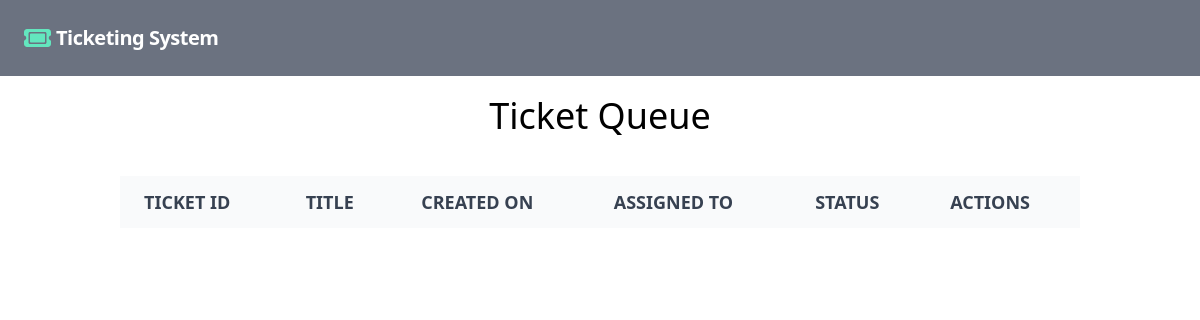
Page /ticket/ticket_queue on the earlier database version.
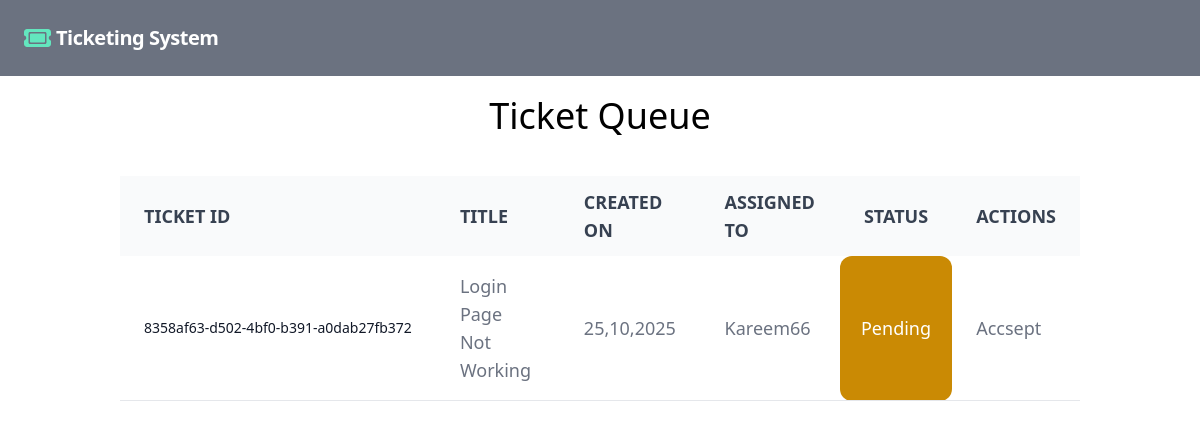
Same page on the later database version.
### ticket/models.py (models this page shows, shortened)
class Ticket(models.Model):
    STATUS = [
        ('Pending', "Pending"),
        ('Active', "Active"),
        ('Completed', "Completed"),
    ]
    number = models.UUIDField(default=uuid.uuid4, editable=False, unique=True)
    title = models.CharField(max_length=250)
    content = models.TextField()
    created_by = models.ForeignKey(User, related_name='created_tickets', on_delete=models.CASCADE)
    created_at = models.DateTimeField(auto_now_add=True)
    assigned_to = models.ForeignKey(User, on_delete=models.SET_NULL, null=True, blank=True, related_name='assigned_tickets')
    is_resolved = models.BooleanField(default=False)
    accepted_date = models.DateTimeField(blank=True, null=True)
    closed_date = models.DateTimeField(blank=True, null=True)
    status = models.CharField(choices=STATUS, max_length=25)

### users/models.py (models this page shows)
class User(AbstractUser):
    is_customer = models.BooleanField(default=False)
    is_admin = models.BooleanField(default=False)
    def __str__(self):
        return self.username

### ticket/views.py (the view)
# urls.py: path('ticket_queue',ticket_queue,name='ticket_queue'),
def ticket_queue(request):
    ticket = Ticket.objects.filter(status = 'Pending').order_by('-id')
    return render(request , 'ticket_queue.html',{'ticket' : ticket})

### ticket/templates/ticket_queue.html (shortened to what this page needs)
{% extends "base.html" %}
{% load widget_tweaks %}
{% block content %}
  <div class="text-center mt-5 mb-10">
    <h1 class="text-4xl text-bold">Ticket Queue</h1>
  </div>
  <div class="relative overflow-x-auto flex justify-center ">
    <table class="w-[80%] text-sm text-left rtl:text-right text-gray-500 dark:text-gray-400">
        <thead class="text-lg text-gray-700 uppercase bg-gray-50 dark:bg-gray-700 dark:text-gray-400">
            <tr>
                <th scope="col" class="px-6 py-3">
                    Ticket ID
                </th>
                <th scope="col" class="px-6 py-3">
                    Title
                </th>
                <th scope="col" class="px-6 py-3">
                    Created On
                </th>
                <th scope="col" class="px-6 py-3">
                    Assigned To
                </th>
                <th scope="col" class="px-6 py-3">
                    Status
                </th>
                <th scope="col" class="px-6 py-3">
                    Actions
                </th>
            </tr>
        </thead>
        <tbody>
            {% for t in ticket %}
                 <tr class="bg-white border-b mb-2 dark:bg-gray-800 dark:border-gray-700">
                   <th scope="row" class="px-6 py-4 font-medium text-gray-900 whitespace-nowrap dark:text-white">
                     {{t.number}}
                    </th>
                    <td class="px-6 py-4 text-lg">
                       {{t.title|title}}
                    </td>
                    <td class="px-6 py-4 text-lg">
                       {{t.created_at|date:"d,m,Y"}}
                    </td>
                    <td class="px-6 py-4 text-lg">
                        {{t.created_by|title}}
                    </td>
                    {% if t.status == "Active" %}
                        <td class="text-center text-lg text-white rounded-xl bg-green-600">
                          Active
                       </td>
                    {% elif t.status == "Pending" %}
                        <td class="text-center text-lg text-white rounded-xl bg-yellow-600">
                          Pending
                       </td>
                    {% elif t.status == "Compleated" %}
                        <td class="text-center text-lg text-white rounded-xl bg-red-500">
                          Compleated
                       </td>
                    {% endif %}
                    <td class="px-6 py-4 text-lg">
                        <a href="{% url 'accept_ticket' t.id %}" onclick="return confirm('Do you want to Accsept this Ticket.?')" class="hover:underline">Accsept</a>
                    </td>
                 </tr>
         {% endfor %}
        </tbody>
    </table>
  </div>
{% endblock  %}

Differences in the rows shown:
added Ticket: number "8358af63-d502-4bf0-b391-a0dab27fb372", title "Login Page Not Working", created_at "25,10,2025", created_by "Kareem66", status "Pending"
